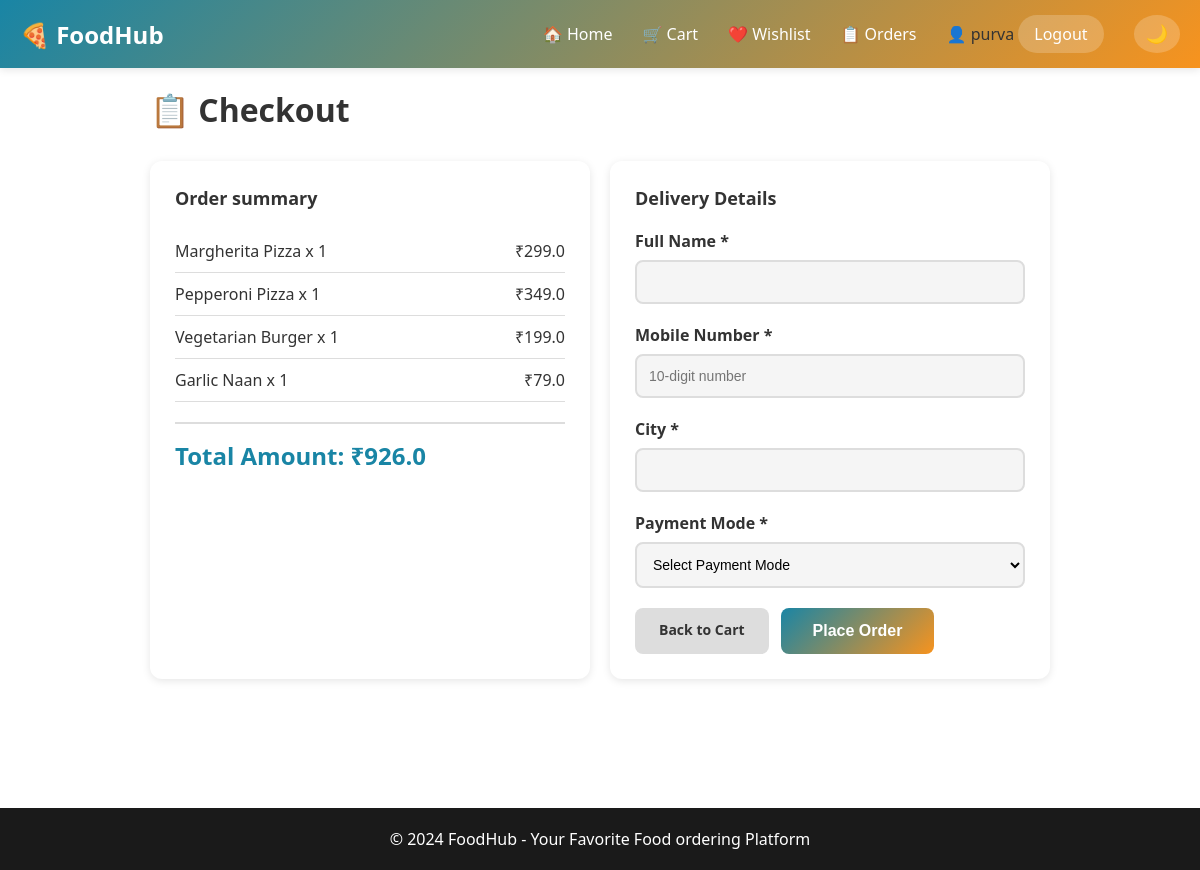
Page /checkout (signed in) on the committed database.
### tables this page shows
CREATE TABLE users (
        id INTEGER PRIMARY KEY AUTOINCREMENT,
        username TEXT UNIQUE NOT NULL,
        email TEXT UNIQUE NOT NULL,
        password TEXT NOT NULL,
        created_at TIMESTAMP DEFAULT CURRENT_TIMESTAMP
    );

CREATE TABLE cart (
        id INTEGER PRIMARY KEY AUTOINCREMENT,
        user_id INTEGER NOT NULL,
        food_id INTEGER NOT NULL,
        quantity INTEGER NOT NULL,
        FOREIGN KEY (user_id) REFERENCES users (id),
        FOREIGN KEY (food_id) REFERENCES food_items (id)
    );

CREATE TABLE food_items (
        id INTEGER PRIMARY KEY AUTOINCREMENT,
        name TEXT NOT NULL,
        description TEXT,
        price REAL NOT NULL,
        image_url TEXT,
        category TEXT,
        created_at TIMESTAMP DEFAULT CURRENT_TIMESTAMP
    );

### app.py (the view)
@app.route('/checkout')
def checkout():
    if not check_login():
        return redirect(url_for('login'))
    items = get_cart_items(session['user_id'])
    if not items:
        return redirect(url_for('cart'))
    user = get_user(session['user_id'])
    total = sum(item['price'] * item['quantity'] for item in items)
    return render_template('checkout.html', items=items, user=user, total=total)

### app.py (called while the page is built)
def check_login():
    return 'user_id' in session

### database.py (called while the page is built)
def get_db():
    conn = sqlite3.connect(DATABASE)
    conn.row_factory = sqlite3.Row
    return conn

def get_user(user_id):
    try:
        conn = get_db()
        c = conn.cursor()
        c.execute('SELECT id, username, email FROM users WHERE id = ?', (user_id,))
        user = c.fetchone()
        conn.close()
        return user
    except Exception:
        return None

def get_cart_items(user_id):
    try:
        conn = get_db()
        c = conn.cursor()
        c.execute(
            '''SELECT c.id, f.id as food_id, f.name, f.price, c.quantity, f.image_url
               FROM cart c
               JOIN food_items f ON c.food_id = f.id
               WHERE c.user_id = ?''',
            (user_id,)
        )
        items = c.fetchall()
        conn.close()
        return items
    except Exception:
        return []

### templates/checkout.html (shortened to what this page needs)
{% extends "base.html" %}
{% block content %}
<div class="checkout-container">
    <h1>📋 Checkout</h1>
    <div class="checkout-content">
        <div class="checkout-order-summary">
            <h2>Order summary</h2>
            <div class="order-items-list">
                {% for item in items %}
                <div class="order-item">
                    <span>{{ item.name }} x {{ item.quantity }}</span>
                    <span>₹{{ item.price * item.quantity }}</span>
                </div>
                {% endfor %}
            </div>
            <div class="order-total">
                <span>Total Amount:</span>
                <span>₹{{ total }}</span>
            </div>
        </div>
        <form method="POST" action="{{ url_for('place_order_route') }}" class="checkout-form">
            <h2>Delivery Details</h2>
            <div class="form-group">
                <label for="customer_name">Full Name *</label>
                <input type="text" id="customer_name" name="customer_name" required>
            </div>
            <div class="form-group">
                <label for="mobile_number">Mobile Number *</label>
                <input type="tel" id="mobile_number" name="mobile_number"
                       pattern="[0-9]{10}" placeholder="10-digit number" required>
            </div>
            <div class="form-group">
                <label for="city">City *</label>
                <input type="text" id="city" name="city" required>
            </div>
            <div class="form-group">
                <label for="payment_mode">Payment Mode *</label>
                <select id="payment_mode" name="payment_mode" required>
                    <option value="">Select Payment Mode</option>
                </select>
            </div>
            <div class="form-actions">
                <a href="{{ url_for('cart') }}" class="btn btn-secondary">Back to Cart</a>
                <button type="submit" class="btn btn-primary btn-large">Place Order</button>
            </div>
        </form>
    </div>
</div>
{% endblock %}

### templates/base.html (shortened to what this page needs)
<!DOCTYPE html>
<html lang="en">
<head>
    <link rel="stylesheet" href="{{ url_for('static', filename='css/style.css') }}">
</head>
<body>
    {% if user %}
    <nav class="navbar">
        <div class="navbar-container">
            <div class="navbar-brand">
                <a href="{{ url_for('index') }}" class="brand-name">🍕 FoodHub</a>
            </div>
            <ul class="nav-menu">
                <li><a href="{{ url_for('index') }}" class="nav-link">🏠 Home</a></li>
                <li><a href="{{ url_for('cart') }}" class="nav-link">🛒 Cart</a></li>
                <li><a href="{{ url_for('wishlist') }}" class="nav-link">❤️ Wishlist</a></li>
                <li><a href="{{ url_for('orders') }}" class="nav-link">📋 Orders</a></li>
                <li class="nav-user">
                    <span class="user-name">👤 {{ user.username }}</span>
                    <a href="{{ url_for('logout') }}" class="nav-link logout-btn">Logout</a>
                </li>
                <li>
                    <button class="theme-toggle" onclick="toggleDarkMode()">🌙</button>
                </li>
            </ul>
        </div>
    </nav>
    {% endif %}
    <div class="container">
        {% block content %}{% endblock %}
    </div>
    <footer class="footer">
        <p>&copy; 2024 FoodHub - Your Favorite Food ordering Platform</p>
    </footer>
</body>
</html>

### static/css/style.css (style rules this page uses)
* { margin: 0; padding: 0; box-sizing: border-box; }
:root { --primary-color: #1985a5; --secondary-color: #f7931e; --success-color: #4caf50; --danger-color: #f44336; --dark-color: #1a1a1a; --light-color: #f5f5f5; --text-color: #333; --border-color: #ddd; --shadow: 0 2px 8px rgba(0, 0, 0, 0.1); }
body { font-family: 'Segoe UI', Tahoma, Geneva, Verdana, sans-serif; background-color: #fff; color: var(--text-color); transition: background-color 0.3s, color 0.3s; }
.navbar { background: linear-gradient(135deg, var(--primary-color), var(--secondary-color)); padding: 15px 0; box-shadow: var(--shadow); position: sticky; top: 0; z-index: 100; }
.navbar-container { max-width: 1200px; margin: 0 auto; padding: 0 20px; display: flex; justify-content: space-between; align-items: center; }
.brand-name { font-size: 24px; font-weight: bold; color: white; text-decoration: none; display: flex; align-items: center; }
.nav-menu { display: flex; list-style: none; gap: 30px; align-items: center; }
.nav-link { color: white; text-decoration: none; font-weight: 500; transition: opacity 0.3s; }
.logout-btn { background-color: rgba(255, 255, 255, 0.2); padding: 8px 16px; border-radius: 20px; transition: background-color 0.3s; }
.theme-toggle { background: rgba(255, 255, 255, 0.2); border: none; color: white; cursor: pointer; padding: 8px 12px; border-radius: 50%; font-size: 18px; transition: background-color 0.3s; }
.container { max-width: 1200px; margin: 0 auto; padding: 20px; min-height: calc(100vh - 100px); }
.form-group { margin-bottom: 20px; }
.form-group label { display: block; margin-bottom: 8px; font-weight: 600; color: var(--text-color); }
.form-group input, .form-group select { width: 100%; padding: 12px; border: 2px solid var(--border-color); border-radius: 8px; font-size: 14px; transition: border-color 0.3s; }
.btn { padding: 12px 24px; border: none; border-radius: 8px; font-size: 14px; font-weight: 600; cursor: pointer; transition: all 0.3s; text-decoration: none; display: inline-block; }
.btn-primary { background: linear-gradient(135deg, var(--primary-color), var(--secondary-color)); color: white; }
.btn-secondary { background-color: var(--border-color); color: var(--text-color); }
.btn-large { padding: 14px 32px; font-size: 16px; }
.checkout-container { max-width: 900px; margin: 0 auto; }
.checkout-container h1 { margin-bottom: 30px; color: var(--text-color); }
.checkout-content { display: grid; grid-template-columns: 1fr 1fr; gap: 20px; }
.checkout-order-summary, .checkout-form { background: white; border-radius: 12px; padding: 25px; box-shadow: var(--shadow); }
.checkout-order-summary h2, .checkout-form h2 { margin-bottom: 20px; color: var(--text-color); font-size: 18px; }
.order-items-list { margin-bottom: 20px; }
.order-item { display: flex; justify-content: space-between; padding: 10px 0; border-bottom: 1px solid var(--border-color); color: var(--text-color); }
.order-total { font-weight: bold; font-size: 18px; color: var(--primary-color); margin-top: 15px; padding-top: 15px; border-top: 2px solid var(--border-color); }
.checkout-form .form-group input, .checkout-form .form-group select { background: var(--light-color); }
.form-actions { display: flex; gap: 12px; margin-top: 20px; }
.order-total { font-size: 24px; font-weight: bold; color: var(--primary-color); }
.footer { background-color: var(--dark-color); color: white; text-align: center; padding: 20px; margin-top: 40px; }

### rows in the picture
users: username "purva"
cart: name "Margherita Pizza", quantity "1", item.price*item.quantity "299.0"
cart: name "Pepperoni Pizza", quantity "1", item.price*item.quantity "349.0"
cart: name "Vegetarian Burger", quantity "1", item.price*item.quantity "199.0"
cart: name "Garlic Naan", quantity "1", item.price*item.quantity "79.0"

### other values in the picture
{{ total }} "926.0"
